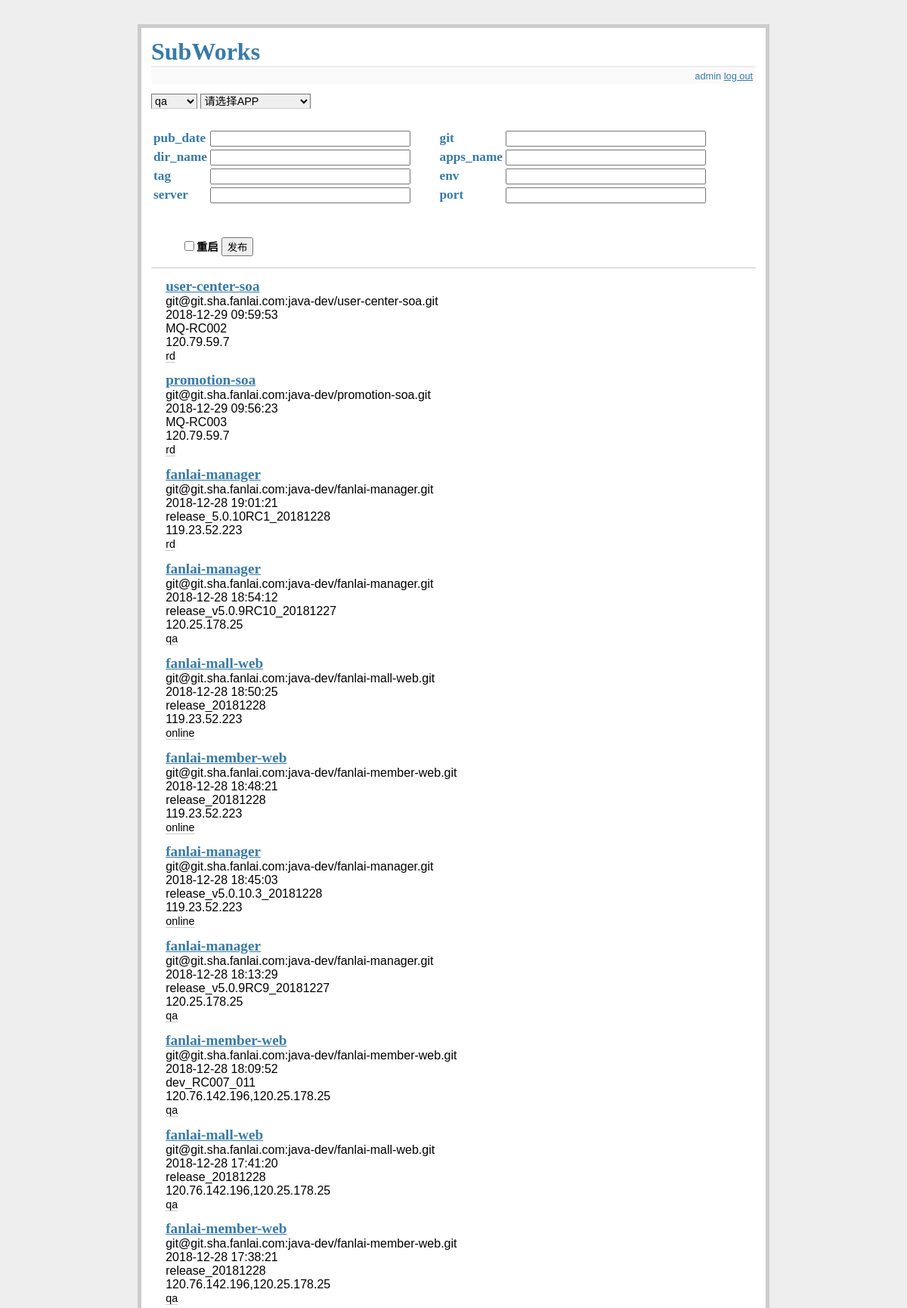
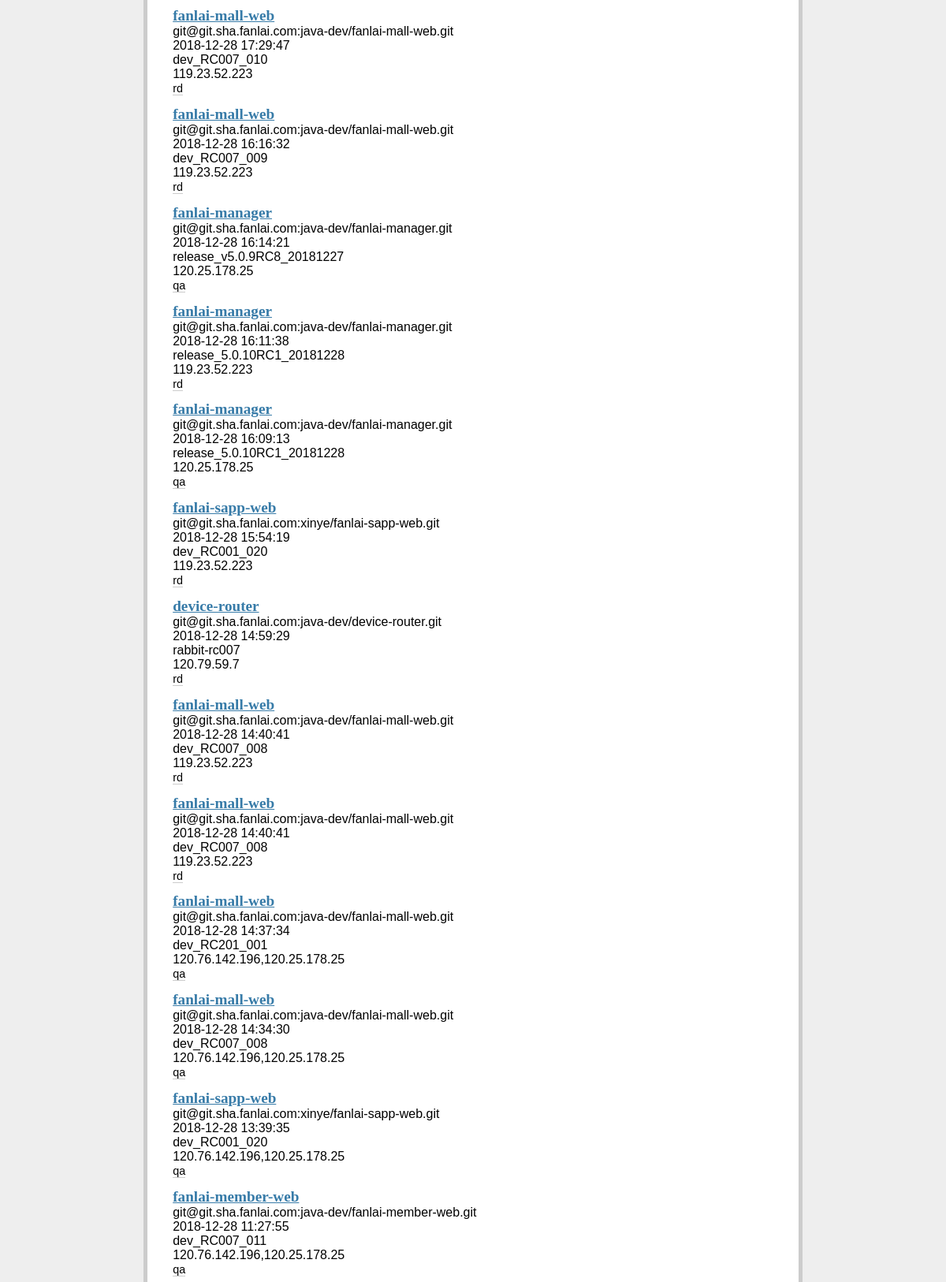
The page / (signed in, upper part) on the database its author committed (2 pictures, top to bottom).
### tables this page shows
CREATE TABLE fl_pub (
  id integer primary key autoincrement,
  pub_date string not null,
  git string not null,
  run_name string not null,
  apps_name string not null,
  tag string not null,
  env string not null,
  server string not null,
  port string not null
);

### subworks.py (the view)
@app.route('/')
def show_entries():
    cur = g.db.execute('select pub_date, git,run_name,apps_name,tag,env,server,port from fl_pub order by id desc limit 30;')
    entries = [dict(pub_date=row[0], git=row[1], run_name=row[2], apps_name=row[3], tag=row[4], env=row[5], server=row[6], port=row[7]) for row in cur.fetchall()]
    selects = ["menu-soa", "device-soa", "promotion-soa", "fanlai-member-web", "user-center-soa",
               "operation_soa", "partner-soa", "device-router", "promotion-soa", "fanlai-batch", "fanlai-mall-web",
               "fanlai-device-web", "fanlai-sapp-web", "fanlai-manager"]
    return render_template('show_entries.html', entries=entries, selects=selects)

### subworks.py (called while the page is built)
@app.before_request
def before_request():
    g.db = connect_db()

def connect_db():
    rv = sqlite3.connect(app.config['DATABASE'])
    rv.row_factory = sqlite3.Row
    return rv

### templates/show_entries.html (shortened to what this page needs)
{% extends "layout.html" %}
{% block body %}
  {% if session.logged_in %}
	<select class=add-entry id="env">
		<option selected="selected" >qa</option>
	</select>
	<select class=add-entry id="items">
		<option selected="selected" >请选择APP</option>
	</select>
	<form action="{{ url_for('add_entry') }}" method=post class=add-entry>
	<pre>
	<table>
	<tr>
        <td class=key_name>pub_date</td>
        <td><input type=text size=30 name="pub_date"></td>
		<td class=key_name>        git</td>
        <td><input type=text size=30 name="git"></td>
    </tr>
    <tr>
        <td class=key_name>dir_name</td>
        <td><input type=text size=30 name=run_name></td>
		<td class=key_name>        apps_name</td>
        <td><input type=text size=30 name=apps_name></td>
    </tr>
	<tr>
        <td class=key_name>tag</td>
        <td><input type=text size=30 name=tag></td>
		<td class=key_name>        env</td>
        <td><input type=text size=30 name=env></td>
    </tr>
	<tr>
        <td class=key_name>server</td>
        <td><input type=text size=30 name=server></td>
		<td class=key_name>        port</td>
        <td><input type=text size=30 name=port></td>
    </tr>
	</table>
	</pre>
	 <dl>
		<dd><input type=checkbox  id="restart" name="restart">重启 <input type=submit value="发布" id="publish">
	 </dl>
    </form>
  {% endif %}
  <ul class=entries >
  {% for entry in entries %}
    <li><a href="javascript:void(0)" onclick="setData(this.text)" class=runname>{{ entry.run_name }}</a>
	<br>{{ entry.git|safe }}
	<br>
	{{ entry.pub_date|safe }}
	<br>
	{{ entry.tag|safe }}
	<br>
	{{ entry.server|safe }}
	<br>
	<a class=env id="env2">{{ entry.env|safe }}</a>
  {% else %}
    <li><em>Unbelievable.  No entries here so far</em>
  {% endfor %}
  </ul>
{% endblock %}

### static/style.css (style rules this page uses)
a, h1, h2 { color: #377BA8; }
.entries { list-style: none; margin: 0; padding: 0; }
.entries li { margin: 0.8em 1.2em; }
.add-entry { font-size: 0.9em; border-bottom: 1px solid #ccc; }
.add-entry dl { font-weight: bold; }
.add-entry table { font-weight: bold; }
.key_name { color: #377BA8; font-family: 'Georgia', serif; margin: 0; font-size: 1.2em; font-weight: bold; }
.runname { color: #377BA8; font-family: 'Georgia', serif; margin: 0; font-size: 1.2em; font-weight: bold; }
.env { color: #000000; font-size: 0.9em; border-bottom: 1px solid #ccc; }

### rows shown on the page
fl_pub: run_name "user-center-soa", git "git@git.sha.fanlai.com:java-dev/user-center-soa.git", pub_date "2018-12-29 09:59:53", tag "MQ-RC002", server "120.79.59.7", env "rd"
fl_pub: run_name "promotion-soa", git "git@git.sha.fanlai.com:java-dev/promotion-soa.git", pub_date "2018-12-29 09:56:23", tag "MQ-RC003", server "120.79.59.7", env "rd"
fl_pub: run_name "fanlai-manager", git "git@git.sha.fanlai.com:java-dev/fanlai-manager.git", pub_date "2018-12-28 19:01:21", tag "release_5.0.10RC1_20181228", server "119.23.52.223", env "rd"
fl_pub: run_name "fanlai-manager", git "git@git.sha.fanlai.com:java-dev/fanlai-manager.git", pub_date "2018-12-28 18:54:12", tag "release_v5.0.9RC10_20181227", server "120.25.178.25", env "qa"
fl_pub: run_name "fanlai-mall-web", git "git@git.sha.fanlai.com:java-dev/fanlai-mall-web.git", pub_date "2018-12-28 18:50:25", tag "release_20181228", server "119.23.52.223", env "online"
fl_pub: run_name "fanlai-member-web", git "git@git.sha.fanlai.com:java-dev/fanlai-member-web.git", pub_date "2018-12-28 18:48:21", tag "release_20181228", server "119.23.52.223", env "online"
fl_pub: run_name "fanlai-manager", git "git@git.sha.fanlai.com:java-dev/fanlai-manager.git", pub_date "2018-12-28 18:45:03", tag "release_v5.0.10.3_20181228", server "119.23.52.223", env "online"
fl_pub: run_name "fanlai-manager", git "git@git.sha.fanlai.com:java-dev/fanlai-manager.git", pub_date "2018-12-28 18:13:29", tag "release_v5.0.9RC9_20181227", server "120.25.178.25", env "qa"
fl_pub: run_name "fanlai-member-web", git "git@git.sha.fanlai.com:java-dev/fanlai-member-web.git", pub_date "2018-12-28 18:09:52", tag "dev_RC007_011", server "120.76.142.196,120.25.178.25", env "qa"
fl_pub: run_name "fanlai-mall-web", git "git@git.sha.fanlai.com:java-dev/fanlai-mall-web.git", pub_date "2018-12-28 17:41:20", tag "release_20181228", server "120.76.142.196,120.25.178.25", env "qa"
fl_pub: run_name "fanlai-member-web", git "git@git.sha.fanlai.com:java-dev/fanlai-member-web.git", pub_date "2018-12-28 17:38:21", tag "release_20181228", server "120.76.142.196,120.25.178.25", env "qa"
fl_pub: run_name "fanlai-mall-web", git "git@git.sha.fanlai.com:java-dev/fanlai-mall-web.git", pub_date "2018-12-28 17:29:47", tag "dev_RC007_010", server "119.23.52.223", env "rd"
fl_pub: run_name "fanlai-mall-web", git "git@git.sha.fanlai.com:java-dev/fanlai-mall-web.git", pub_date "2018-12-28 16:16:32", tag "dev_RC007_009", server "119.23.52.223", env "rd"
fl_pub: run_name "fanlai-manager", git "git@git.sha.fanlai.com:java-dev/fanlai-manager.git", pub_date "2018-12-28 16:14:21", tag "release_v5.0.9RC8_20181227", server "120.25.178.25", env "qa"
fl_pub: run_name "fanlai-manager", git "git@git.sha.fanlai.com:java-dev/fanlai-manager.git", pub_date "2018-12-28 16:11:38", tag "release_5.0.10RC1_20181228", server "119.23.52.223", env "rd"
fl_pub: run_name "fanlai-manager", git "git@git.sha.fanlai.com:java-dev/fanlai-manager.git", pub_date "2018-12-28 16:09:13", tag "release_5.0.10RC1_20181228", server "120.25.178.25", env "qa"
fl_pub: run_name "fanlai-sapp-web", git "git@git.sha.fanlai.com:xinye/fanlai-sapp-web.git", pub_date "2018-12-28 15:54:19", tag "dev_RC001_020", server "119.23.52.223", env "rd"
fl_pub: run_name "device-router", git "git@git.sha.fanlai.com:java-dev/device-router.git", pub_date "2018-12-28 14:59:29", tag "rabbit-rc007", server "120.79.59.7", env "rd"
fl_pub: run_name "fanlai-mall-web", git "git@git.sha.fanlai.com:java-dev/fanlai-mall-web.git", pub_date "2018-12-28 14:40:41", tag "dev_RC007_008", server "119.23.52.223", env "rd"
fl_pub: run_name "fanlai-mall-web", git "git@git.sha.fanlai.com:java-dev/fanlai-mall-web.git", pub_date "2018-12-28 14:40:41", tag "dev_RC007_008", server "119.23.52.223", env "rd"
fl_pub: run_name "fanlai-mall-web", git "git@git.sha.fanlai.com:java-dev/fanlai-mall-web.git", pub_date "2018-12-28 14:37:34", tag "dev_RC201_001", server "120.76.142.196,120.25.178.25", env "qa"
fl_pub: run_name "fanlai-mall-web", git "git@git.sha.fanlai.com:java-dev/fanlai-mall-web.git", pub_date "2018-12-28 14:34:30", tag "dev_RC007_008", server "120.76.142.196,120.25.178.25", env "qa"
fl_pub: run_name "fanlai-sapp-web", git "git@git.sha.fanlai.com:xinye/fanlai-sapp-web.git", pub_date "2018-12-28 13:39:35", tag "dev_RC001_020", server "120.76.142.196,120.25.178.25", env "qa"
fl_pub: run_name "fanlai-member-web", git "git@git.sha.fanlai.com:java-dev/fanlai-member-web.git", pub_date "2018-12-28 11:27:55", tag "dev_RC007_011", server "120.76.142.196,120.25.178.25", env "qa"

### other values the page prints
{{ session.username }} "admin"
